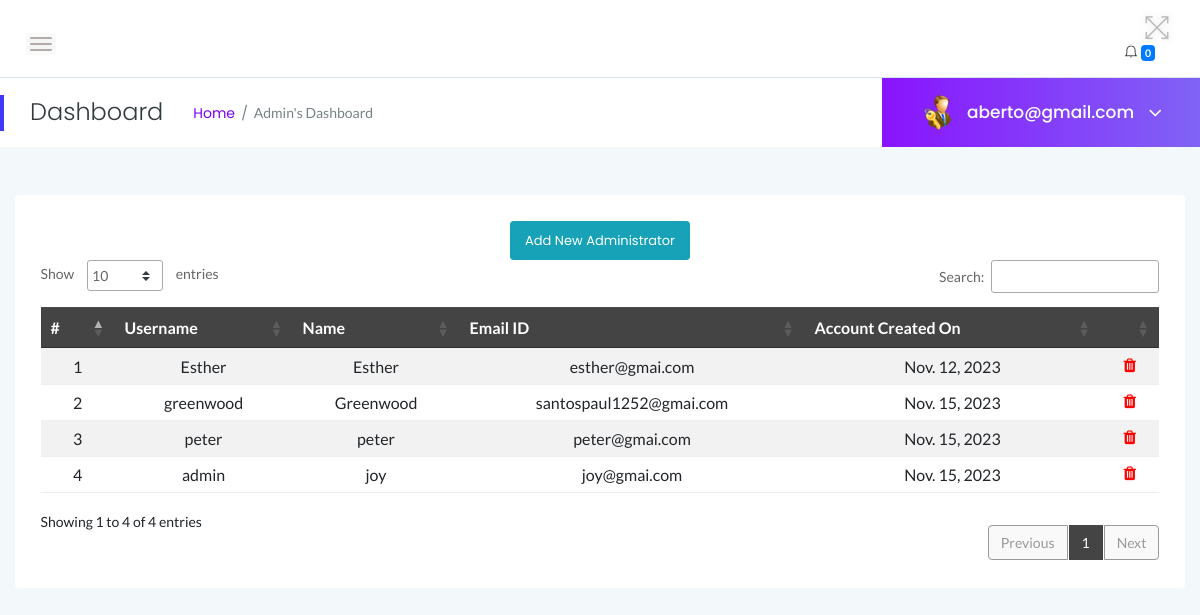
Page /myadmin/manage-admin/ (signed in) on the earlier database version.
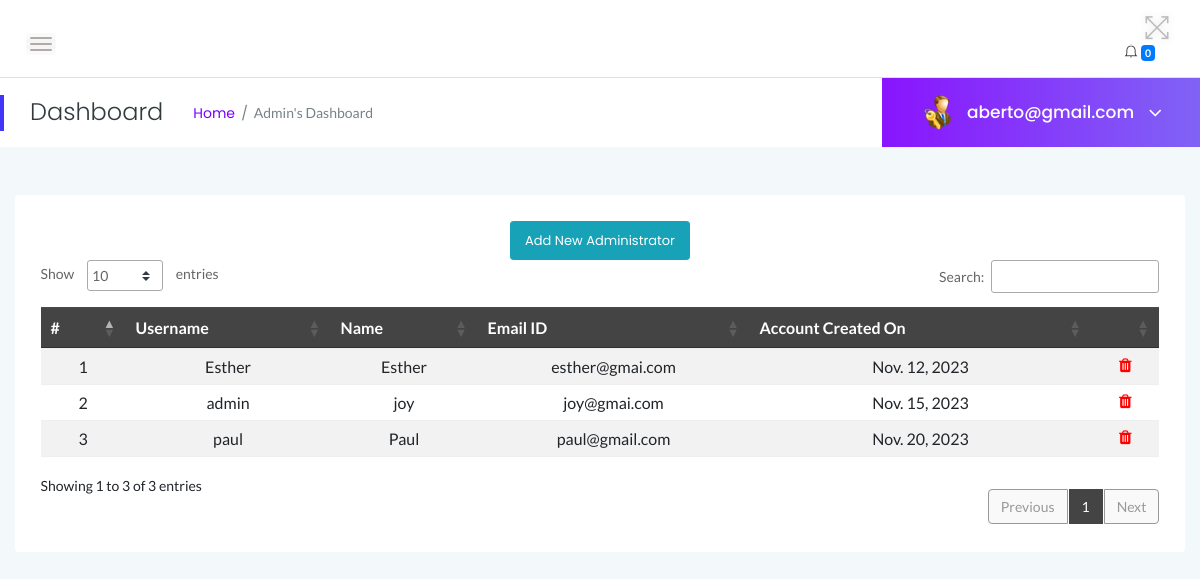
Same page on the later database version.
### myadmin/models.py (models this page shows, shortened)
class Admin(models.Model):
    user = models.OneToOneField(User, on_delete=models.CASCADE, default=None)
    fullname = models.CharField(max_length=255)
    email = models.EmailField(unique=True)
    password = models.CharField(max_length=255)
    username = models.CharField(max_length=100, unique=True)
    CreationDate = models.DateField(auto_now_add=True)

### myadmin/views.py (the view, shortened to what this page needs)
# urls.py: path('manage-admin/', views.manage_admin, name='manage_admin'),
@login_required
def manage_admin(request):
    admins = Admin.objects.all()
    return render(request, 'admin/manage_admin.html', {'admins': admins})

### myadmin/templates/admin/manage_admin.html (shortened to what this page needs)
{% load static %}
<html class="no-js" lang="en">
<head>
 {% include 'admin/top.html' %}
</head>
<body>
 {% include 'admin/sidebars.html' %}
                            <div class="card-body">
                                <div class="data-tables datatable-dark">
                                    <center><a href="{% url 'myadmin:add_admin' %}" class="btn btn-sm btn-info">Add New Administrator</a></center>
                                    <table id="dataTable3" class="table table-striped table-hover text-center">
                                        <thead class="text-capitalize">
                                            <tr>
                                                <th>#</th>
                                                <th>Username</th>
                                                <th>Name</th>
                                                <th>Email ID</th>
                                                <th>Account Created On</th>
                                                <th></th>
                                            </tr>
                                        </thead>
                                        <tbody>
                                            {% for admin in admins %}
                                            <tr>
                                                <td>{{ forloop.counter }}</td>
                                                <td>{{ admin.username }}</td>
                                                <td>{{ admin.fullname }}</td>
                                                <td>{{ admin.email }}</td>
                                                <td>{{ admin.CreationDate }}</td>
                                                <td>
                                                    <a href="{% url 'myadmin:manage_admin' %}?del={{ admin.id }}" onclick="return confirm('Do you want to delete?')">
                                                        <i class="fa fa-trash" style="color:red"></i>
                                                    </a>
                                                </td>
                                            </tr>
                                            {% endfor %}
                                        </tbody>
                                    </table>
                                </div>
                            </div>
                        </div>
                    </div>
                </div>
            </div>
        </div>
        </div>
</body>
</html>

### myadmin/templates/admin/top.html (shortened to what this page needs)
 {% load static %}
<link rel="stylesheet" href="{% static 'css/bootstrap.min.css' %}">
<link rel="stylesheet" href="{% static 'css/font-awesome.min.css' %}">
<link rel="stylesheet" href="{% static 'css/themify-icons.css' %}">
<link rel="stylesheet" href="{% static 'css/metisMenu.css' %}">
<link rel="stylesheet" href="{% static 'css/owl.carousel.min.css' %}">
<link rel="stylesheet" href="{% static 'css/slicknav.min.css' %}">
<link rel="stylesheet" href="https://www.amcharts.com/lib/3/plugins/export/export.css" type="text/css" media="all" />
<link rel="stylesheet" type="text/css" href="https://cdn.datatables.net/1.10.19/css/jquery.dataTables.css">
<link rel="stylesheet" type="text/css" href="https://cdn.datatables.net/1.10.18/css/dataTables.bootstrap4.min.css">
<link rel="stylesheet" type="text/css" href="https://cdn.datatables.net/responsive/2.2.3/css/responsive.bootstrap.min.css">
<link rel="stylesheet" type="text/css" href="https://cdn.datatables.net/responsive/2.2.3/css/responsive.jqueryui.min.css">
<link rel="stylesheet" href="{% static 'css/typography.css' %}">
<link rel="stylesheet" href="{% static 'css/default-css.css' %}">
<link rel="stylesheet" href="{% static 'css/styles.css' %}">
<link rel="stylesheet" href="{% static 'css/responsive.css' %}">

### myadmin/templates/admin/sidebars.html (shortened to what this page needs)
{% load static %}
    <div class="page-container">
        <div class="main-content">
            <div class="header-area">
                <div class="row align-items-center">
                    <div class="col-md-6 col-sm-8 clearfix">
                        <div class="nav-btn pull-left">
                            <span></span>
                            <span></span>
                            <span></span>
                        </div>
                    </div>
                    <div class="col-md-6 col-sm-4 clearfix">
                        <ul class="notification-area pull-right">
                            <li id="full-view"><i class="ti-fullscreen"></i></li>
                            {% include 'admin/admin-notification.html' %}
                        </ul>
                    </div>
                </div>
            </div>
            <div class="page-title-area">
                <div class="row align-items-center">
                    <div class="col-sm-6">
                        <div class="breadcrumbs-area clearfix">
                            <h4 class="page-title pull-left">Dashboard</h4>
                            <ul class="breadcrumbs pull-left">
                                <li><a href="{% url 'myadmin:dashboard' %}">Home</a></li>
                                <li><span>Admin's Dashboard</span></li>
                            </ul>
                        </div>
                    </div>
                    <div class="col-sm-6 clearfix">
                        <div class="user-profile pull-right">
                            <img class="avatar user-thumb" src="{% static 'images/admin.png' %}" alt="avatar">
                            <h4 class="user-name dropdown-toggle" data-toggle="dropdown">{{ user.username }} <i class="fa fa-angle-down"></i></h4>
                        </div>
                    </div>
                </div>
            </div>
            <div class="main-content-inner">
                <div class="row">
                    <div class="col-12 mt-5">
                        <div class="card">

### myadmin/templates/admin/admin-sidebar.html (shortened to what this page needs)
{% load static %}

### myadmin/templates/admin/admin-notification.html (shortened to what this page needs)
<div class="notification-dropdown">
    <div class="notification-btn">
        <i class="ti-bell"></i>
        <span class="badge badge-primary">{{ notifications|length }}</span>
    </div>
</div>

### myadmin/templates/admin/bottom.html (shortened to what this page needs)
{% load static %}

Differences in the rows shown:
removed Admin: username "greenwood", fullname "Greenwood", email "santospaul1252@gmai.com", CreationDate "Nov. 15, 2023"
removed Admin: username "peter", fullname "peter", email "peter@gmai.com", CreationDate "Nov. 15, 2023"
added Admin: username "paul", fullname "Paul", email "paul@gmail.com", CreationDate "Nov. 20, 2023"
Other differences:
text written by a page script: "Show entries Search: Showing 1 to 4 of 4 entries Previous 1 Next" → "Show entries Search: Showing 1 to 3 of 3 entries Previous 1 Next"
